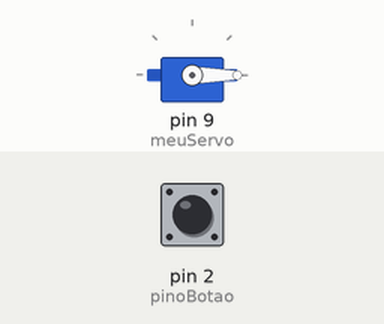
A sketch run on a simulated Arduino Uno, built with avr-gcc and run on an emulated ATmega328P. Parts: servo. The inputs (shaded band) are chosen by the test bench; at power-on: pin 2 (pinoBotao) HIGH. What the sketch prints to the serial monitor is not drawn.

Above: at 1.2 s.
1.3 s: pin 2 (pinoBotao) pulled LOW for 0.15 s
At 2.6 s:
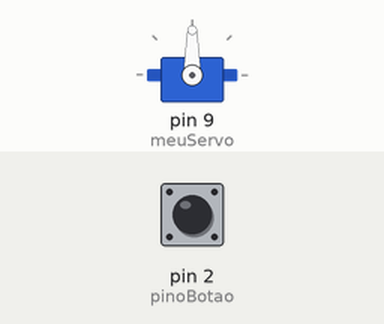
Timing chart, 0 to 7.8 s (numbered marks = the images above; inputs shaded):
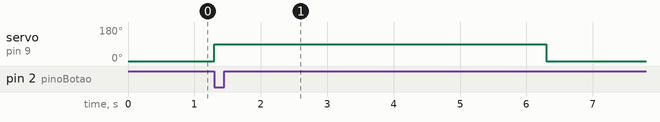

The sketch:

atv8.ino
```cpp
// Exercício 8: Servo com tempo de abertura configurável

// Enunciado:
// Monte um sistema de cancela semelhante ao Exercício 2, mas com tempo de abertura configurável por um potenciômetro (entre 1s e 10s). O botão ainda aciona o servo para abrir, e o tempo de espera será baseado no valor do potenciômetro.

// O que será avaliado:

//     Leitura analógica e uso como temporizador.

//     Integração lógica entre entrada analógica e digital.

#include <Servo.h>

Servo meuServo;

const int pinoBotao = 2;
int contagemAcionamentos = 0;
bool estadoAnteriorBotao = HIGH;

int pinoPot = A0;
int valorPot;

void setup() {
  meuServo.attach(9);
  pinMode(pinoBotao, INPUT_PULLUP);
  meuServo.write(0); // Cancela fechada inicialmente
  Serial.begin(9600);
}

void loop() {
  bool estadoAtualBotao = digitalRead(pinoBotao);

  if (estadoAnteriorBotao == HIGH && estadoAtualBotao == LOW) {
    // Botão foi pressionado
    valorPot = analogRead(pinoPot);
    int valorMapeado = map(valorPot, 0, 1023, 1, 10); // de 1 a 10 segundos

    contagemAcionamentos++;
    meuServo.write(90); // Abre a cancela
    delay(valorMapeado * 1000); // Espera configurada
    meuServo.write(0); // Fecha a cancela

    // Exibe informações no Serial
    Serial.print("Cancela acionada por ");
    Serial.print(valorMapeado);
    Serial.println(" segundos!");
    Serial.print("Total de acionamentos: ");
    Serial.println(contagemAcionamentos);
  }

  estadoAnteriorBotao = estadoAtualBotao;
  delay(50); // Debounce simples
}
```

Measured:
- after the input at 1.3 s, servo on pin 9 (meuServo): 0° → 90° at once, → 0° 5.0 s later
